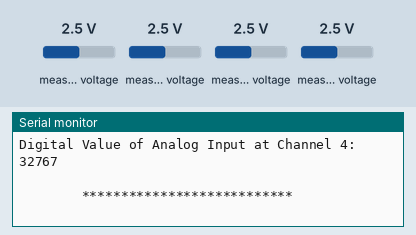
The sketch below on a simulated Arduino Uno, built with avr-gcc and run on an emulated ATmega328P. Parts: the last lines printed to the serial monitor. Wiring (inferred from the names in the program): ADS1115 converter at I2C address 0x48. The inputs (shaded band) are chosen by the test bench; at power-on: measured voltage 2.5 V.

Above: at 2.2 s.
2.3 s: measured voltage (sensor 200) set to 0.1 V
At 2.65 s:
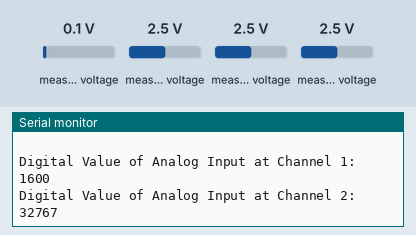
4.3 s: measured voltage (sensor 201) set to 0.1 V
At 4.3 s:
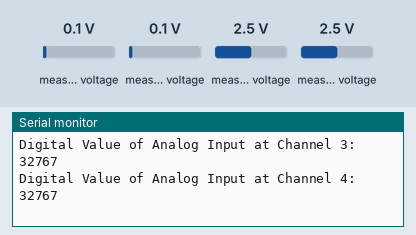
6.3 s: measured voltage (sensor 203) set to 0.1 V
At 6.99 s:
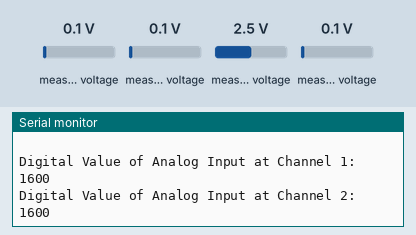
11.3 s: measured voltage (sensor 202) set to 0.1 V
At 11.42 s:
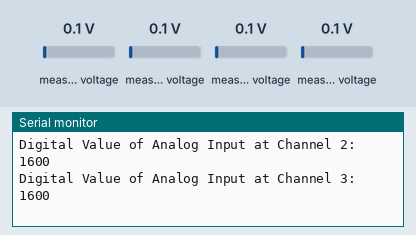
13.3 s: measured voltage (sensor 200) set to 1.2 V
At 14.21 s:
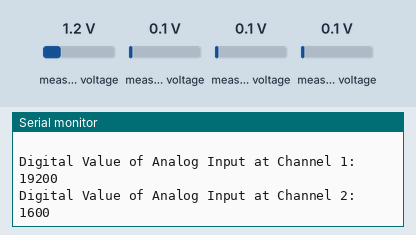
15.3 s: measured voltage (sensor 201) set to 1.2 V
At 15.65 s:
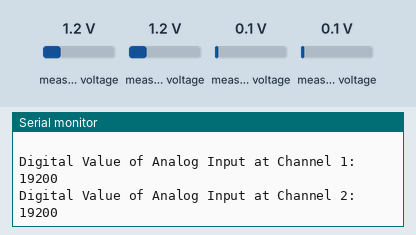
Timing chart, 0 to 18.3 s (numbered marks = the images above; inputs shaded):
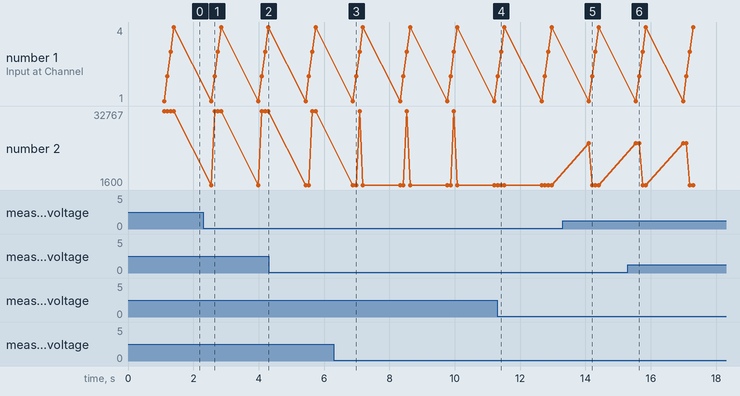

The sketch:

ADS1115_ComparatorSingle.ino
```cpp
/**************************************************************************/
/*
        Distributed with a free-will license.
        Use it any way you want, profit or free, provided it fits in the licenses of its associated works.
        ADS1115
        This code is designed to work with the ADS1115_I2CADC I2C Mini Module available from ControlEverything.com.
        https://www.controleverything.com/content/Analog-Digital-Converters?sku=ADS1115_I2CADC#tabs-0-product_tabset-2
*/
/**************************************************************************/

#include <Wire.h>
#include <ADS1115.h>

ADS1115 ads;

void setup(void)
{
    Serial.begin(9600);

    // The address can be changed making the option of connecting multiple devices
    ads.getAddr_ADS1115(ADS1115_DEFAULT_ADDRESS);   // 0x48, 1001 000 (ADDR = GND)
    // ads.getAddr_ADS1115(ADS1115_VDD_ADDRESS);    // 0x49, 1001 001 (ADDR = VDD)
    // ads.getAddr_ADS1115(ADS1115_SDA_ADDRESS);    // 0x4A, 1001 010 (ADDR = SDA)
    // ads.getAddr_ADS1115(ADS1115_SCL_ADDRESS);    // 0x4B, 1001 011 (ADDR = SCL)

    // The ADC gain (PGA), Device operating mode, Data rate
    // Comparator mode, Comparator polarity, Latching comparator
    // Comparator queue can be changed via the following functions

    ads.setGain(GAIN_TWO);          // 2x gain   +/- 2.048V  1 bit = 0.0625mV (default)
    //ads.setGain(GAIN_TWOTHIRDS);  // 2/3x gain +/- 6.144V  1 bit = 0.1875mV
    // ads.setGain(GAIN_ONE);       // 1x gain   +/- 4.096V  1 bit = 0.125mV
    // ads.setGain(GAIN_FOUR);      // 4x gain   +/- 1.024V  1 bit = 0.03125mV
    // ads.setGain(GAIN_EIGHT);     // 8x gain   +/- 0.512V  1 bit = 0.015625mV
    // ads.setGain(GAIN_SIXTEEN);   // 16x gain  +/- 0.256V  1 bit = 0.0078125mV

    ads.setMode(MODE_CONTIN);       // Continuous conversion mode
    // ads.setMode(MODE_SINGLE);    // Power-down single-shot mode (default)

    ads.setRate(RATE_128);          // 128SPS (default)
    // ads.setRate(RATE_8);         // 8SPS
    // ads.setRate(RATE_16);        // 16SPS
    // ads.setRate(RATE_32);        // 32SPS
    // ads.setRate(RATE_64);        // 64SPS
    // ads.setRate(RATE_250);       // 250SPS
    // ads.setRate(RATE_475);       // 475SPS
    // ads.setRate(RATE_860);       // 860SPS

    ads.setOSMode(OSMODE_SINGLE);   // Start a single-conversion (default)

    ads.setCompMode(COMPMODE_TRAD);     // Traditional comparator with hysteresis (default)
    // ads.setCompMode(COMPMODE_WINDOW);// Window comparator

    ads.setCompPol(COMPPOL_LOW);        // Comparator polarity: Active low (default)
    // ads.setCompPol(COMPPOL_HIGH);    // Comparator polarity: Active high

    ads.setCompLat(COMPLAT_LATCH);   // Latching comparator
    // ads.setCompLat(COMPLAT_NONLAT);     // Non-latching comparator (default)


    ads.setCompQue(COMPQUE_ONE);        // Comparator queue: Assert after one conversion
    // ads.setCompQue(COMPQUE_TWO);     // Comparator queue: Assert after two conversion
    // ads.setCompQue(COMPQUE_FOUR);    // Comparator queue: Assert after four conversion
    // ads.setCompQue(COMPQUE_NONE);    // Disable comparator (default)

    // Be careful never to exceed VDD +0.3V max, or the upper and lower limits
    // Setting these values incorrectly may destroy your ADC
    // ADC Range: +/- 2.048V (1 bit = 0.0625mV)");
    // Serial.println("Comparator High Threshold: 32000 (2.000V)");
    ads.setHighThreshold(32000);
    // ads.setLowThreshold(0);

    ads.begin();

    delay(1000);
}

void loop(void)
{
    byte error;
    int8_t address;

    address = ads.ads_i2cAddress;
    // The i2c_scanner uses the return value of
    // the Write.endTransmisstion to see if
    // a device did acknowledge to the address.
    Wire.beginTransmission(address);
    error = Wire.endTransmission();
    if (error == 0)
    {
        int16_t adc0, adc1, adc2, adc3;

        Serial.println("Getting Comparator Single-Ended Readings from AIN0..3");
        Serial.println(" ");
        adc0 = ads.Comparator_SingleEnded(0);
        Serial.print("Digital Value of Analog Input at Channel 1: ");
        Serial.println(adc0);
        adc1 = ads.Comparator_SingleEnded(1);
        Serial.print("Digital Value of Analog Input at Channel 2: ");
        Serial.println(adc1);
        adc2 = ads.Comparator_SingleEnded(2);
        Serial.print("Digital Value of Analog Input at Channel 3: ");
        Serial.println(adc2);
        adc3 = ads.Comparator_SingleEnded(3);
        Serial.print("Digital Value of Analog Input at Channel 4: ");
        Serial.println(adc3);
        Serial.println(" ");
        Serial.println("        ***************************        ");
        Serial.println(" ");
    }
    else
    {
        Serial.println("ADS1115 Disconnected!");
        Serial.println(" ");
        Serial.println("        ************        ");
        Serial.println(" ");
    }

    delay(1000);
}
```

ADS1115.h
```cpp
/**************************************************************************/
/*
        Distributed with a free-will license.
        Use it any way you want, profit or free, provided it fits in the licenses of its associated works.
        ADS1115
        This code is designed to work with the ADS1115_I2CADC I2C Mini Module available from ControlEverything.com.
        https://www.controleverything.com/content/Analog-Digital-Converters?sku=ADS1115_I2CADC#tabs-0-product_tabset-2
*/
/**************************************************************************/

#if ARDUINO >= 100
#include "Arduino.h"
#else
#include "WProgram.h"
#endif

#include <Wire.h>

/**************************************************************************
    I2C ADDRESS/BITS
**************************************************************************/
    #define ADS1115_DEFAULT_ADDRESS         (0x48)    // 1001 000 (ADDR = GND)
    #define ADS1115_VDD_ADDRESS             (0x49)    // 1001 001 (ADDR = VDD)
    #define ADS1115_SDA_ADDRESS             (0x4A)    // 1001 010 (ADDR = SDA)
    #define ADS1115_SCL_ADDRESS             (0x4B)    // 1001 011 (ADDR = SCL)

/**************************************************************************
    CONVERSION DELAY (in mS)
**************************************************************************/
    #define ADS1115_CONVERSIONDELAY         (100)

/**************************************************************************
    POINTER REGISTER
**************************************************************************/
    #define ADS1115_REG_POINTER_MASK        (0x03)
    #define ADS1115_REG_POINTER_CONVERT     (0x00)
    #define ADS1115_REG_POINTER_CONFIG      (0x01)
    #define ADS1115_REG_POINTER_LOWTHRESH   (0x02)
    #define ADS1115_REG_POINTER_HITHRESH    (0x03)

/**************************************************************************
    CONFIG REGISTER
**************************************************************************/
    #define ADS1115_REG_CONFIG_OS_MASK      (0x8000)    // Operational status/single-shot conversion start
    #define ADS1115_REG_CONFIG_OS_NOEFFECT  (0x0000)    // Write: Bit = 0 No effect
    #define ADS1115_REG_CONFIG_OS_SINGLE    (0x8000)    // Write: Bit = 1 Begin a single conversion
    #define ADS1115_REG_CONFIG_OS_BUSY      (0x0000)    // Read: Bit = 0 Device is performing a conversion
    #define ADS1115_REG_CONFIG_OS_NOTBUSY   (0x8000)    // Read: Bit = 1 Device is not performing a conversion

    #define ADS1115_REG_CONFIG_MUX_MASK     (0x7000)    // Input multiplexer configuration
    #define ADS1115_REG_CONFIG_MUX_DIFF_0_1 (0x0000)    // Differential P = AIN0, N = AIN1 (default)
    #define ADS1115_REG_CONFIG_MUX_DIFF_0_3 (0x1000)    // Differential P = AIN0, N = AIN3
    #define ADS1115_REG_CONFIG_MUX_DIFF_1_3 (0x2000)    // Differential P = AIN1, N = AIN3
    #define ADS1115_REG_CONFIG_MUX_DIFF_2_3 (0x3000)    // Differential P = AIN2, N = AIN3
    #define ADS1115_REG_CONFIG_MUX_SINGLE_0 (0x4000)    // Single-ended P = AIN0, N = GND
    #define ADS1115_REG_CONFIG_MUX_SINGLE_1 (0x5000)    // Single-ended P = AIN1, N = GND
    #define ADS1115_REG_CONFIG_MUX_SINGLE_2 (0x6000)    // Single-ended P = AIN2, N = GND
    #define ADS1115_REG_CONFIG_MUX_SINGLE_3 (0x7000)    // Single-ended P = AIN3, N = GND

    #define ADS1115_REG_CONFIG_PGA_MASK     (0x0E00)    // Programmable gain amplifier configuration
    #define ADS1115_REG_CONFIG_PGA_6_144V   (0x0000)    // +/-6.144V range = Gain 2/3
    #define ADS1115_REG_CONFIG_PGA_4_096V   (0x0200)    // +/-4.096V range = Gain 1
    #define ADS1115_REG_CONFIG_PGA_2_048V   (0x0400)    // +/-2.048V range = Gain 2 (default)
    #define ADS1115_REG_CONFIG_PGA_1_024V   (0x0600)    // +/-1.024V range = Gain 4
    #define ADS1115_REG_CONFIG_PGA_0_512V   (0x0800)    // +/-0.512V range = Gain 8
    #define ADS1115_REG_CONFIG_PGA_0_256V   (0x0A00)    // +/-0.256V range = Gain 16

    #define ADS1115_REG_CONFIG_MODE_MASK    (0x0100)    // Device operating mode
    #define ADS1115_REG_CONFIG_MODE_CONTIN  (0x0000)    // Continuous conversion mode
    #define ADS1115_REG_CONFIG_MODE_SINGLE  (0x0100)    // Power-down single-shot mode (default)

    #define ADS1115_REG_CONFIG_DR_MASK      (0x00E0)    // Data rate
    #define ADS1115_REG_CONFIG_DR_8SPS      (0x0000)    // 8 samples per second
    #define ADS1115_REG_CONFIG_DR_16SPS     (0x0020)    // 16 samples per second
    #define ADS1115_REG_CONFIG_DR_32SPS     (0x0040)    // 32 samples per second
    #define ADS1115_REG_CONFIG_DR_64SPS     (0x0060)    // 64 samples per second
    #define ADS1115_REG_CONFIG_DR_128SPS    (0x0080)    // 128 samples per second (default)
    #define ADS1115_REG_CONFIG_DR_250SPS    (0x00A0)    // 250 samples per second
    #define ADS1115_REG_CONFIG_DR_475SPS    (0x00C0)    // 475 samples per second
    #define ADS1115_REG_CONFIG_DR_860SPS    (0x00E0)    // 860 samples per second

    #define ADS1115_REG_CONFIG_CMODE_MASK   (0x0010)    // Comparator mode
    #define ADS1115_REG_CONFIG_CMODE_TRAD   (0x0000)    // Traditional comparator with hysteresis (default)
    #define ADS1115_REG_CONFIG_CMODE_WINDOW (0x0010)    // Window comparator

    #define ADS1115_REG_CONFIG_CPOL_MASK    (0x0008)    // Comparator polarity
    #define ADS1115_REG_CONFIG_CPOL_ACTVLOW (0x0000)    // ALERT/RDY pin is low when active (default)
    #define ADS1115_REG_CONFIG_CPOL_ACTVHI  (0x0008)    // ALERT/RDY pin is high when active

    #define ADS1115_REG_CONFIG_CLAT_MASK    (0x0004)    // Latching comparator
    #define ADS1115_REG_CONFIG_CLAT_NONLAT  (0x0000)    // Non-latching comparator (default)
    #define ADS1115_REG_CONFIG_CLAT_LATCH   (0x0004)    // Latching comparator

    #define ADS1115_REG_CONFIG_CQUE_MASK    (0x0003)    // Comparator queue and disable
    #define ADS1115_REG_CONFIG_CQUE_1CONV   (0x0000)    // Assert ALERT/RDY after one conversions
    #define ADS1115_REG_CONFIG_CQUE_2CONV   (0x0001)    // Assert ALERT/RDY after two conversions
    #define ADS1115_REG_CONFIG_CQUE_4CONV   (0x0002)    // Assert ALERT/RDY after four conversions
    #define ADS1115_REG_CONFIG_CQUE_NONE    (0x0003)    // Disable the comparator and put ALERT/RDY in high state (default)

typedef enum
{
    OSMODE_SINGLE       = ADS1115_REG_CONFIG_OS_SINGLE,
    OSMODE_BUSY         = ADS1115_REG_CONFIG_OS_BUSY,
    OSMODE_NOTBUSY      = ADS1115_REG_CONFIG_OS_NOTBUSY

} adsOSMode_t;

typedef enum
{
    GAIN_TWOTHIRDS      = ADS1115_REG_CONFIG_PGA_6_144V,
    GAIN_ONE            = ADS1115_REG_CONFIG_PGA_4_096V,
    GAIN_TWO            = ADS1115_REG_CONFIG_PGA_2_048V,
    GAIN_FOUR           = ADS1115_REG_CONFIG_PGA_1_024V,
    GAIN_EIGHT          = ADS1115_REG_CONFIG_PGA_0_512V,
    GAIN_SIXTEEN        = ADS1115_REG_CONFIG_PGA_0_256V
} adsGain_t;

typedef enum
{
    MODE_CONTIN         = ADS1115_REG_CONFIG_MODE_CONTIN,
    MODE_SINGLE         = ADS1115_REG_CONFIG_MODE_SINGLE
} adsMode_t;

typedef enum
{
    RATE_8              = ADS1115_REG_CONFIG_DR_8SPS,
    RATE_16             = ADS1115_REG_CONFIG_DR_16SPS,
    RATE_32             = ADS1115_REG_CONFIG_DR_32SPS,
    RATE_64             = ADS1115_REG_CONFIG_DR_64SPS,
    RATE_128            = ADS1115_REG_CONFIG_DR_128SPS,
    RATE_250            = ADS1115_REG_CONFIG_DR_250SPS,
    RATE_475            = ADS1115_REG_CONFIG_DR_475SPS,
    RATE_860            = ADS1115_REG_CONFIG_DR_860SPS
} adsRate_t;

typedef enum
{
    COMPMODE_TRAD       = ADS1115_REG_CONFIG_CMODE_TRAD,
    COMPMODE_WINDOW     = ADS1115_REG_CONFIG_CMODE_WINDOW
} adsCompMode_t;

typedef enum
{
    COMPPOL_LOW         = ADS1115_REG_CONFIG_CPOL_ACTVLOW,
    COMPPOL_HIGH        = ADS1115_REG_CONFIG_CPOL_ACTVHI
} adsCompPol_t;

typedef enum
{
    COMPLAT_NONLAT      = ADS1115_REG_CONFIG_CLAT_NONLAT,
    COMPLAT_LATCH       = ADS1115_REG_CONFIG_CLAT_LATCH
} adsCompLat_t;

typedef enum
{
    COMPQUE_ONE         = ADS1115_REG_CONFIG_CQUE_1CONV,
    COMPQUE_TWO         = ADS1115_REG_CONFIG_CQUE_2CONV,
    COMPQUE_FOUR        = ADS1115_REG_CONFIG_CQUE_4CONV,
    COMPQUE_NONE        = ADS1115_REG_CONFIG_CQUE_NONE
} adsCompQue_t;

class ADS1115
{
    protected:
        // Instance-specific properties
        uint8_t ads_conversionDelay;
        int16_t ads_lowthreshold;
        int16_t ads_highthreshold;
        adsOSMode_t ads_osmode;
        adsGain_t ads_gain;
        adsMode_t ads_mode;
        adsRate_t ads_rate;
        adsCompMode_t ads_compmode;
        adsCompPol_t ads_comppol;
        adsCompLat_t ads_complat;
        adsCompQue_t ads_compque;

    public:
        uint8_t ads_i2cAddress;
        void getAddr_ADS1115(uint8_t i2cAddress);
        void begin(void);
        uint16_t Measure_SingleEnded(uint8_t channel);
        int16_t Measure_Differential(uint8_t channel);
        int16_t Comparator_SingleEnded(uint8_t channel);
        int16_t Comparator_Differential(uint8_t channel);
        int16_t getLastConversionResults();
        void setOSMode(adsOSMode_t osmode);
        adsOSMode_t getOSMode(void);
        void setGain(adsGain_t gain);
        adsGain_t getGain(void);
        void setMode(adsMode_t mode);
        adsMode_t getMode(void);
        void setRate(adsRate_t rate);
        adsRate_t getRate(void);
        void setCompMode(adsCompMode_t compmode);
        adsCompMode_t getCompMode(void);
        void setCompPol(adsCompPol_t comppol);
        adsCompPol_t getCompPol(void);
        void setCompLat(adsCompLat_t complat);
        adsCompLat_t getCompLat(void);
        void setCompQue(adsCompQue_t compque);
        adsCompQue_t getCompQue(void);
        void setLowThreshold(int16_t threshold);
        int16_t   getLowThreshold();
        void setHighThreshold(int16_t threshold);
        int16_t   getHighThreshold();

    private:
};
```

Source omitted: ADS1115.cpp (17003 bytes)

Measured:
- after the input at 2.3 s, the serial monitor: prints a new line after 0.25 s (image 1)
- after the input at 11.3 s, the serial monitor: prints a new line after 0.12 s (image 4)
- after the input at 13.3 s, the serial monitor: prints a new line after 0.80 s (image 5)
- after the input at 15.3 s, the serial monitor: prints a new line after 0.35 s (image 6)
